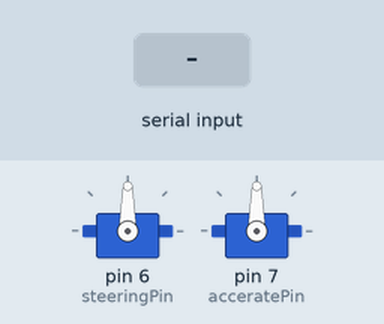
Simulated run of this sketch. Board: Arduino Uno, built with avr-gcc and run on an emulated ATmega328P. Parts: 2 × servo. The inputs (shaded band) are chosen by the test bench.

Above: at 3.2 s.
3.3 s: "TL 1\n" received over Serial
At 4.5 s:
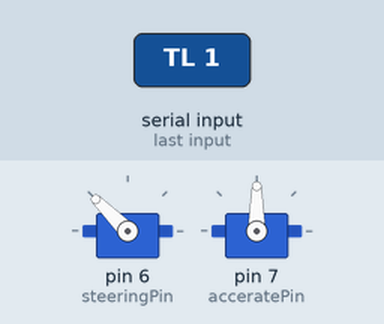
5.5 s: "TR 1\n" received over Serial
At 7.2 s:
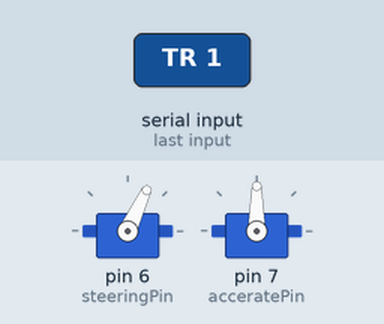
7.5 s: "FW 1\n" received over Serial
At 9.1 s:
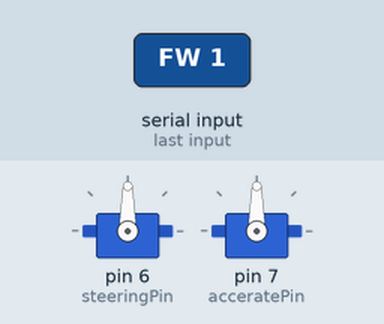
9.9 s: "TL 150\n" received over Serial
At 11.9 s:
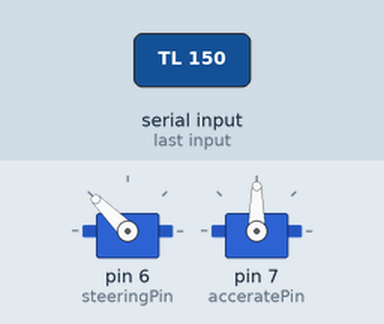
Timing chart, 0 to 12.9 s (numbered marks = the images above; inputs shaded):
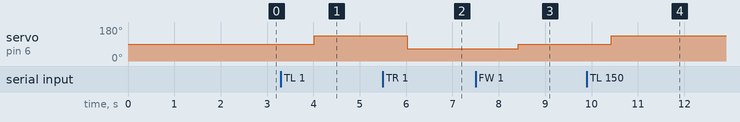

The sketch:

arduino.ino
```cpp
//add above light sensor

#include <Wire.h>
#include <VL53L0X.h>
#include <Servo.h>

#define XSHUT_frontSensor_pin1 8
#define XSHUT_aboveSensor_pin2 9

//#define frontSensor_newAddress 41 //not required address change
#define aboveSensor_newAddress 42

//accerate
#define STOP 90
#define FW 99
#define BW 82

//steering
#define CTFW 90
#define CTBW 90
#define LE 135
#define RI 65

VL53L0X frontSensor;
VL53L0X aboveSensor;

Servo steering;
Servo accerate;

const int steeringPin = 6;
const int acceratePin = 7;

int incomingByte = 0;
int ledPin = 13;
char input[11];

char *command;
int degree;
int time;

void setup() {
  Serial.begin(9600);
  setUpLightSensors();
  setUpCarServos();
}

void setUpLightSensors(){
  pinMode(XSHUT_frontSensor_pin1, OUTPUT);
  pinMode(XSHUT_aboveSensor_pin2, OUTPUT);
  Wire.begin();

  //change address of a light sensor and power up the next one

  pinMode(XSHUT_aboveSensor_pin2, INPUT);
  delay(10);
  aboveSensor.setAddress(aboveSensor_newAddress);
  pinMode(XSHUT_frontSensor_pin1, INPUT);
  delay(10);


  frontSensor.init();
  aboveSensor.init();

  frontSensor.setTimeout(500);
  aboveSensor.setTimeout(500);

  frontSensor.startContinuous();
  aboveSensor.startContinuous();

//start light sensor
//frontSensor.init(true);
//frontSensor.setTimeout(500);
}

void setUpCarServos(){
  //set servo pins
  steering.attach(steeringPin);
  accerate.attach(acceratePin);

  //start car servos
  delay(1000);
  steering.write(CTFW);
  delay(1000);
}

void loop() {
//    Serial.print(frontSensor.readRangeContinuousMillimeters());
//    Serial.print(" : ");
//    Serial.println(aboveSensor.readRangeContinuousMillimeters());
   if (Serial.available() > 0) {
    // read the incoming byte
    int n = Serial.available();
    for (int i = 0; i < n; i++) {
      input[i] = Serial.read();
    }
    input[n] = '\0';

    command = strtok(input," ");
    degree = atoi(strtok('\0'," "));
    time = atoi(strtok('\0'," "));

    if(strcmp(command,"FW")==0)forward();
    else if (strcmp(command,"BW")==0) backward();
    else if (strcmp(command,"TL")==0) turnLeft();
    else if (strcmp(command,"TR")==0) turnRight();
    else wait();

  }
  delay(1000);
}

boolean checkDistance(){
    long frontDis = (frontSensor.readRangeContinuousMillimeters());
    long aboveDis = (aboveSensor.readRangeContinuousMillimeters());
    Serial.print(frontDis);
    Serial.print("   ");
    Serial.println(aboveDis);
    if(!frontSensor.timeoutOccurred() && !aboveSensor.timeoutOccurred()){
      if(frontDis<=1000 || aboveDis<=220) return false;
      else return true;
    }
    return false;
}

void forward(){
  int i,cnt=0;
  if(time>100){
    cnt = time/100;
  }
  steering.write(CTFW);
  accerate.write(FW);

  for(i=0;i<cnt&&checkDistance();i++)
      delay(100);
  wait();
}

void backward(){
   checkDistance();
   steering.write(CTBW);
   accerate.write(BW);
   delay(time);
   wait();
}

void wait(){
  accerate.write(STOP);
  delay(1000);
}

void turnLeft(){
  steering.write(LE);
  delay(1000);
}

void turnRight(){
  steering.write(RI);
  delay(1400);
}
```

Measured:
- after the input at 3.3 s, servo on pin 6 (steeringPin): 90° → 135° after 0.72 s
- after the input at 5.5 s, servo on pin 6 (steeringPin): 135° → 65° after 0.52 s
- after the input at 7.5 s, servo on pin 6 (steeringPin): 65° → 90° after 0.92 s
- after the input at 9.9 s, servo on pin 6 (steeringPin): 90° → 135° after 0.52 s
